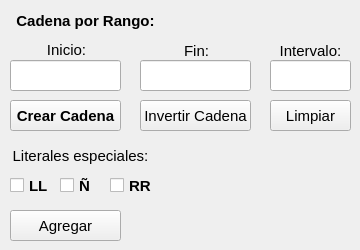
        <widget class="QWidget" name="Cadena">
         <property name="font">
          <font>
           <family>Arial</family>
           <pointsize>12</pointsize>
           <weight>75</weight>
           <bold>true</bold>
          </font>
         </property>
         <attribute name="title">
          <string>Cadena</string>
         </attribute>
         <widget class="QLabel" name="label_6">
          <property name="geometry">
           <rect>
            <x>16</x>
            <y>40</y>
            <width>101</width>
            <height>20</height>
           </rect>
          </property>
          <property name="sizePolicy">
           <sizepolicy hsizetype="Preferred" vsizetype="MinimumExpanding">
            <horstretch>0</horstretch>
            <verstretch>0</verstretch>
           </sizepolicy>
          </property>
          <property name="font">
           <font>
            <family>Arial</family>
            <pointsize>11</pointsize>
            <weight>50</weight>
            <bold>false</bold>
           </font>
          </property>
          <property name="text">
           <string>Inicio:</string>
          </property>
          <property name="alignment">
           <set>Qt::AlignCenter</set>
          </property>
         </widget>
         <widget class="QLabel" name="label_8">
          <property name="geometry">
           <rect>
            <x>10</x>
            <y>0</y>
            <width>151</width>
            <height>41</height>
           </rect>
          </property>
          <property name="sizePolicy">
           <sizepolicy hsizetype="Preferred" vsizetype="MinimumExpanding">
            <horstretch>0</horstretch>
            <verstretch>0</verstretch>
           </sizepolicy>
          </property>
          <property name="font">
           <font>
            <family>Arial</family>
            <pointsize>11</pointsize>
            <weight>75</weight>
            <bold>true</bold>
           </font>
          </property>
          <property name="text">
           <string>Cadena por Rango:</string>
          </property>
          <property name="alignment">
           <set>Qt::AlignCenter</set>
          </property>
         </widget>
         <widget class="QLabel" name="label_7">
          <property name="geometry">
           <rect>
            <x>146</x>
            <y>40</y>
            <width>101</width>
            <height>21</height>
           </rect>
          </property>
          <property name="sizePolicy">
           <sizepolicy hsizetype="Preferred" vsizetype="MinimumExpanding">
            <horstretch>0</horstretch>
            <verstretch>0</verstretch>
           </sizepolicy>
          </property>
          <property name="font">
           <font>
            <family>Arial</family>
            <pointsize>11</pointsize>
            <weight>50</weight>
            <bold>false</bold>
           </font>
          </property>
          <property name="text">
           <string>Fin:</string>
          </property>
          <property name="alignment">
           <set>Qt::AlignCenter</set>
          </property>
         </widget>
         <widget class="QLineEdit" name="txtRinicial">
          <property name="geometry">
           <rect>
            <x>10</x>
            <y>60</y>
            <width>111</width>
            <height>31</height>
           </rect>
          </property>
          <property name="font">
           <font>
            <family>Arial</family>
            <pointsize>11</pointsize>
            <weight>50</weight>
            <bold>false</bold>
           </font>
          </property>
          <property name="toolTip">
           <string>Valor de inicio del rango. Ingrese número o número y letra</string>
          </property>
          <property name="text">
           <string/>
          </property>
         </widget>
         <widget class="QPushButton" name="btnCrearCadena">
          <property name="geometry">
           <rect>
            <x>10</x>
            <y>100</y>
            <width>111</width>
            <height>31</height>
           </rect>
          </property>
          <property name="sizePolicy">
           <sizepolicy hsizetype="Minimum" vsizetype="MinimumExpanding">
            <horstretch>0</horstretch>
            <verstretch>0</verstretch>
           </sizepolicy>
          </property>
          <property name="font">
           <font>
            <family>Arial</family>
            <pointsize>11</pointsize>
            <weight>75</weight>
            <bold>true</bold>
           </font>
          </property>
          <property name="toolTip">
           <string>Crear la cadena con los datos ingresados</string>
          </property>
          <property name="text">
           <string>Crear Cadena</string>
          </property>
         </widget>
         <widget class="QLineEdit" name="txtRfinal">
          <property name="geometry">
           <rect>
            <x>140</x>
            <y>60</y>
            <width>111</width>
            <height>31</height>
           </rect>
          </property>
          <property name="font">
           <font>
            <family>Arial</family>
            <pointsize>11</pointsize>
            <weight>50</weight>
            <bold>false</bold>
           </font>
          </property>
          <property name="toolTip">
           <string>Valor de fin del rango. Ingrese número o número y letra</string>
          </property>
          <property name="text">
           <string/>
          </property>
         </widget>
         <widget class="QLineEdit" name="txtRIntervalo">
          <property name="geometry">
           <rect>
            <x>270</x>
            <y>60</y>
            <width>81</width>
            <height>31</height>
           </rect>
          </property>
          <property name="font">
           <font>
            <family>Arial</family>
            <pointsize>11</pointsize>
            <weight>50</weight>
            <bold>false</bold>
           </font>
          </property>
          <property name="toolTip">
           <string>Ingrese el intervalo deseado, siempre es numérico</string>
          </property>
          <property name="text">
           <string/>
          </property>
         </widget>
         <widget class="QLabel" name="label_5">
          <property name="geometry">
           <rect>
            <x>270</x>
            <y>40</y>
            <width>81</width>
            <height>21</height>
           </rect>
          </property>
          <property name="sizePolicy">
           <sizepolicy hsizetype="Preferred" vsizetype="MinimumExpanding">
            <horstretch>0</horstretch>
            <verstretch>0</verstretch>
           </sizepolicy>
          </property>
          <property name="font">
           <font>
            <family>Arial</family>
            <pointsize>11</pointsize>
            <weight>50</weight>
            <bold>false</bold>
           </font>
          </property>
          <property name="text">
           <string>Intervalo:</string>
          </property>
          <property name="alignment">
           <set>Qt::AlignCenter</set>
          </property>
         </widget>
         <widget class="QPushButton" name="btnInvertir">
          <property name="geometry">
           <rect>
            <x>140</x>
            <y>100</y>
            <width>111</width>
            <height>31</height>
           </rect>
          </property>
          <property name="sizePolicy">
           <sizepolicy hsizetype="Minimum" vsizetype="MinimumExpanding">
            <horstretch>0</horstretch>
            <verstretch>0</verstretch>
           </sizepolicy>
          </property>
          <property name="font">
           <font>
            <family>Arial</family>
            <pointsize>11</pointsize>
            <weight>50</weight>
            <bold>false</bold>
           </font>
          </property>
          <property name="toolTip">
           <string>Invertir el orden de la cadena de a,b,c -&gt; c,b,a</string>
          </property>
          <property name="text">
           <string>Invertir Cadena</string>
          </property>
         </widget>
         <widget class="QPushButton" name="btnLimpiarIntervalo">
          <property name="geometry">
           <rect>
            <x>270</x>
            <y>100</y>
            <width>81</width>
            <height>31</height>
           </rect>
          </property>
          <property name="font">
           <font>
            <family>Arial</family>
            <pointsize>11</pointsize>
            <weight>50</weight>
            <bold>false</bold>
           </font>
          </property>
          <property name="toolTip">
           <string>Elimine los datos que ingresó a los campos de esta sección</string>
          </property>
          <property name="text">
           <string>Limpiar</string>
          </property>
         </widget>
         <widget class="QLabel" name="label_24">
          <property name="geometry">
           <rect>
            <x>10</x>
            <y>140</y>
            <width>141</width>
            <height>31</height>
           </rect>
          </property>
          <property name="sizePolicy">
           <sizepolicy hsizetype="Preferred" vsizetype="MinimumExpanding">
            <horstretch>0</horstretch>
            <verstretch>0</verstretch>
           </sizepolicy>
          </property>
          <property name="font">
           <font>
            <family>Arial</family>
            <pointsize>11</pointsize>
            <weight>50</weight>
            <bold>false</bold>
           </font>
          </property>
          <property name="text">
           <string>Literales especiales:</string>
          </property>
          <property name="alignment">
           <set>Qt::AlignCenter</set>
          </property>
         </widget>
         <widget class="QPushButton" name="btnAgregarLiteralesEspeciales">
          <property name="geometry">
           <rect>
            <x>10</x>
            <y>210</y>
            <width>111</width>
            <height>31</height>
           </rect>
          </property>
          <property name="font">
           <font>
            <family>Arial</family>
            <pointsize>11</pointsize>
            <weight>50</weight>
            <bold>false</bold>
           </font>
          </property>
          <property name="toolTip">
           <string>Inserte a la cadena las letras seleccionadas</string>
          </property>
          <property name="text">
           <string>Agregar</string>
          </property>
         </widget>
         <widget class="QCheckBox" name="checkLl">
          <property name="geometry">
           <rect>
            <x>10</x>
            <y>170</y>
            <width>41</width>
            <height>31</height>
           </rect>
          </property>
          <property name="font">
           <font>
            <family>Arial</family>
            <pointsize>11</pointsize>
            <weight>75</weight>
            <bold>true</bold>
           </font>
          </property>
          <property name="toolTip">
           <string>Marque si desea ingresar esta letra</string>
          </property>
          <property name="text">
           <string>LL</string>
          </property>
         </widget>
         <widget class="QCheckBox" name="checkEnne">
          <property name="geometry">
           <rect>
            <x>60</x>
            <y>170</y>
            <width>41</width>
            <height>31</height>
           </rect>
          </property>
          <property name="font">
           <font>
            <family>Arial</family>
            <pointsize>11</pointsize>
            <weight>75</weight>
            <bold>true</bold>
           </font>
          </property>
          <property name="toolTip">
           <string>Marque si desea ingresar esta letra</string>
          </property>
          <property name="text">
           <string>Ñ</string>
          </property>
         </widget>
         <widget class="QCheckBox" name="checkRr">
          <property name="geometry">
           <rect>
            <x>110</x>
            <y>170</y>
            <width>51</width>
            <height>31</height>
           </rect>
          </property>
          <property name="font">
           <font>
            <family>Arial</family>
            <pointsize>11</pointsize>
            <weight>75</weight>
            <bold>true</bold>
           </font>
          </property>
          <property name="toolTip">
           <string>Marque si desea ingresar esta letra</string>
          </property>
          <property name="text">
           <string>RR</string>
          </property>
         </widget>
        </widget>
